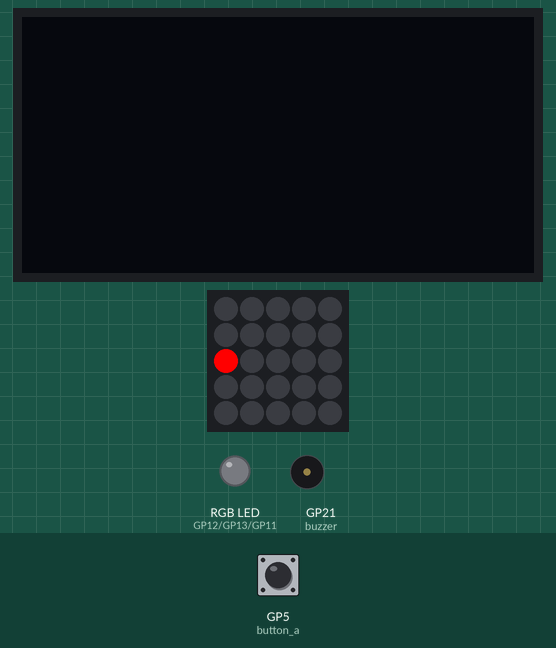
Simulated run of this program. Board: Raspberry Pi Pico running MicroPython. On the bench: 128×64 one-colour display, 5×5 RGB LED matrix, an RGB LED mixed from three pins (HIGH = lit), buzzer (waves = sounding). The test bench sets the inputs (shaded band); at power-on: GP5 (button_a) HIGH. Random numbers come from a fixed seed; the 25 LEDs are laid out as on the BitDogLab board (LED 0 bottom right, every second row reversed).

Above: at 2.1 s.
At 8.9 s:
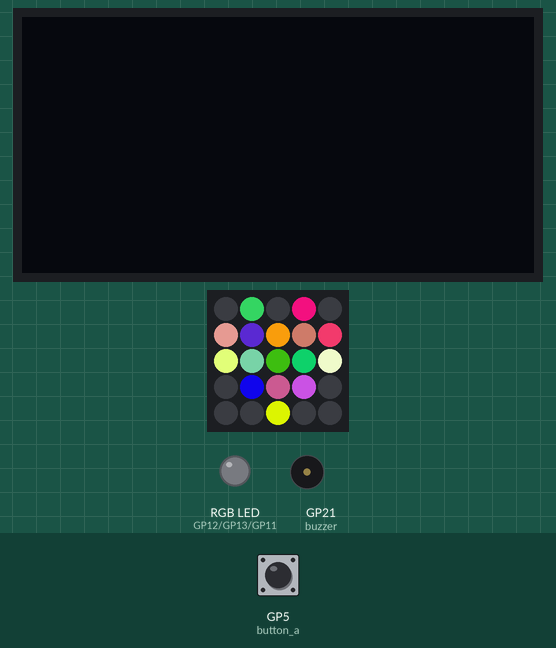
At 10.5 s:
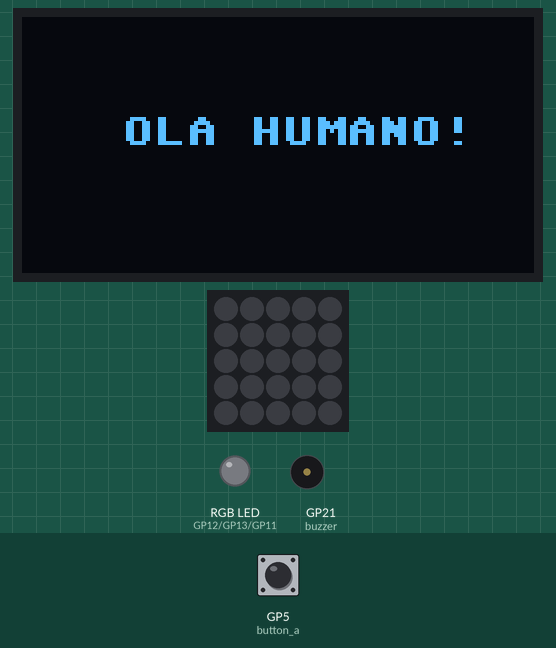
At 15.4 s:
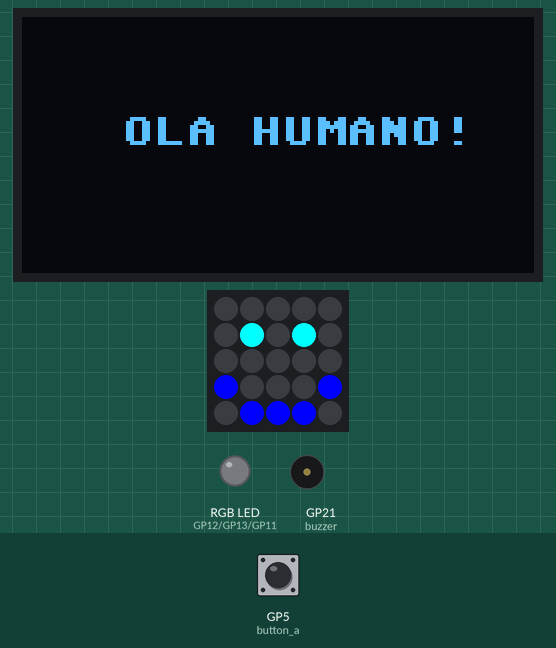
At 17.7 s:
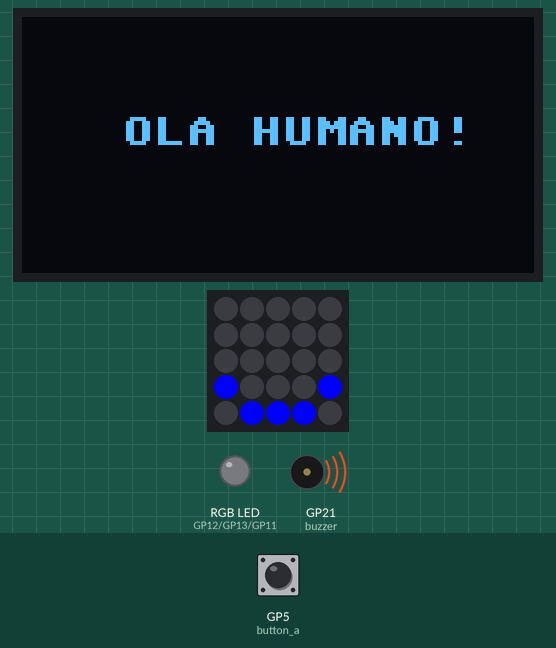
At 20.5 s:
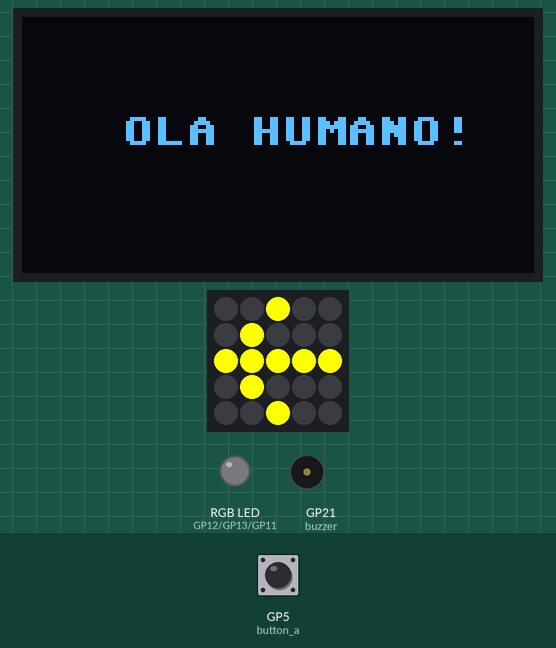
Timing chart, 0 to 22.0 s (numbered marks = the images above):
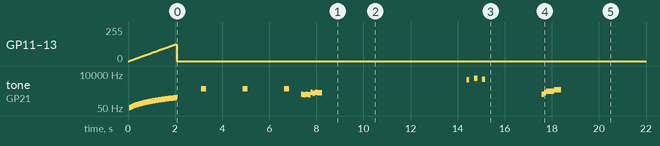

The program:

Composi__o_V_B_1.py
```python
from machine import PWM, Pin
import neopixel
import time
import random
from machine import Pin, SoftI2C, ADC
from ssd1306 import SSD1306_I2C

# Configuração do OLED
i2c = SoftI2C(scl=Pin(15), sda=Pin(14))
oled = SSD1306_I2C(128, 64, i2c)


def update_oled(message):
    oled.fill(0)
    oled.text(message, 25, 25)
    oled.show()

# Configurando o LED RGB
led_r = PWM(Pin(12))
led_g = PWM(Pin(13))
led_b = PWM(Pin(11))

led_r.freq(1000)
led_g.freq(1000)
led_b.freq(1000)

# Configuração do NeoPixel
NUM_LEDS = 25
np = neopixel.NeoPixel(Pin(7), NUM_LEDS)

# Configuração dos botões
button_a = Pin(5, Pin.IN, Pin.PULL_UP)
button_b = Pin(6, Pin.IN, Pin.PULL_UP)

# definir cores para os LEDs
RED = (255, 0, 0)
GREEN = (0, 255, 0)
BLUE = (0, 0, 255)
YELLOW = (255, 255, 0)
MAGENTA = (255, 0, 255)
CYAN = (0, 255, 255)
WHITE = (255, 255, 255)
BLACK = (0, 0, 0)

# Configuração do Buzzer
buzzer = PWM(Pin(21))
buzzer.freq(50)  # Frequência inicial grave

def gradual_light_sound(duration=2):
    step_duration = duration / 100
    for i in range(101):
        duty_cycle = (i * 65535) // 200  # Calcular o ciclo de trabalho atual

        # Ajustar o LED para a intensidade atual
        led_r.duty_u16(duty_cycle)
        led_g.duty_u16(duty_cycle)
        led_b.duty_u16(duty_cycle)

        # Ajustar a frequência do buzzer
        buzzer.freq(50 + i * 2)  # Ajustar a frequência do buzzer

        # Ajustar o volume do buzzer
        buzzer.duty_u16(duty_cycle // 4)  # Reduzir o volume para 25% do máximo

        time.sleep(step_duration)

    # Desligar o LED e o buzzer no final
    led_r.duty_u16(0)
    led_g.duty_u16(0)
    led_b.duty_u16(0)
    buzzer.duty_u16(0)

def beep(freq=1000, duration=0.2):
    ''' Toca um beep com a frequência e duração especificadas '''
    buzzer.freq(freq)
    buzzer.duty_u16(5000)  # Intensidade média
    time.sleep(duration)
    buzzer.duty_u16(0)  # Desliga o buzzer


def dim_leds(led_sequence, current_index):
    # Define o fator de diminuição de intensidade baseado no índice atual do LED
    dim_factor = 255 // (len(led_sequence) - current_index)
    for idx, led in enumerate(led_sequence):
        if idx < current_index:
            r, g, b = np[led]
            r = max(r - dim_factor, 0)
            np[led] = (r, g, b)


# apagar todos os LEDs
def clear_all():
    for i in range(len(np)):
        np[i] = BLACK
    np.write()

def heartbeat_effect(sequence):
    initial_delay = 0.3  # tempo inicial entre LEDs
    decrement = 0.05  # valor a ser decrementado a cada LED

    # Limpa todos os LEDs
    clear_all()

    for idx, led in enumerate(sequence):
        np[led] = (255, 0, 0)  # Acende o LED vermelho
        dim_leds(sequence, idx)  # Diminui o brilho dos LEDs na sequência
        np.write()
        time.sleep(initial_delay - idx * decrement)

    # Toca o beep no buzzer
    beep()

    # Aguarda um pouco e depois desliga todos os LEDs
    time.sleep(0.3)
    clear_all()

def heart():
    """Acende um coração grande na matriz de LEDs."""
    # Primeiro, desligamos todos os LEDs para garantir que começa "limpo"
    clear_all()

    # Lista dos LEDs que devem ser acesos para o coração
    heart_leds = [2, 6, 14, 15, 23, 17, 21, 19, 10, 8]

    # Acendendo os LEDs em vermelho
    for led in heart_leds:
        np[led] = (255, 0, 0)  # RED

    np.write()

# Define O CÓDIGO DE ACENDER OS LEDs DO CORAÇÃO ALEATORIAMENTE
def random_color(dim_factor=1):
    """Gera uma cor aleatória."""
    return (int(random.randint(0, 255) * dim_factor),
            int(random.randint(0, 255) * dim_factor),
            int(random.randint(0, 255) * dim_factor))

#efeito de som usada na piscadinha direita
def door_swish():
    for freq in range(1000, 2000, 50):
        buzzer.freq(freq)
        buzzer.duty_u16(40000)
        time.sleep(0.005)
    for freq in range(2000, 1000, -50):
        buzzer.freq(freq)
        buzzer.duty_u16(40000)
        time.sleep(0.005)
    buzzer.duty_u16(0)

def l3_37_sound_and_lights():
    border_heart_leds = [2, 6, 14, 15, 23, 17, 21, 19, 10, 8]
    inner_heart_leds = [7, 13, 12, 11, 16, 18]
    already_illuminated = []

    for freq in [440, 392, 440, 392]:  # Notas: A, G
        random_led = random.choice([led for led in border_heart_leds + inner_heart_leds if led not in already_illuminated])
        already_illuminated.append(random_led)
        color_intensity = 0.5 if random_led in inner_heart_leds else 1
        np[random_led] = random_color(color_intensity)
        np.write()
        buzzer.freq(freq)
        buzzer.duty_u16(5000)
        time.sleep(0.1)

    for freq in [587, 493, 587, 523]:  # Notas: D, B, D, C
        random_led = random.choice([led for led in border_heart_leds + inner_heart_leds if led not in already_illuminated])
        already_illuminated.append(random_led)
        color_intensity = 0.5 if random_led in inner_heart_leds else 1
        np[random_led] = random_color(color_intensity)
        np.write()
        buzzer.freq(freq)
        buzzer.duty_u16(5000)
        time.sleep(0.10)

    for led in [l for l in border_heart_leds + inner_heart_leds if l not in already_illuminated]:
        color_intensity = 0.5 if led in inner_heart_leds else 1
        np[led] = random_color(color_intensity)
        np.write()
        time.sleep(0.1)

        buzzer.duty_u16(0)

def smile_face():
    # Definindo a sequência de cores
    colors = [
        BLACK, BLUE, BLUE, BLUE, BLACK,
        BLUE, BLACK, BLACK, BLACK, BLUE,
        BLACK, BLACK, BLACK, BLACK, BLACK,
        BLACK, CYAN, BLACK, CYAN, BLACK,
        BLACK, BLACK, BLACK, BLACK, BLACK
    ]

    # Atribuindo as cores à matriz np
    for i, color in enumerate(colors):
        np[i] = color

    np.write()

def blink_right_eye():
    np[0] = BLACK
    np[1] = BLUE
    np[2] = BLUE
    np[3] = BLUE
    np[4] = BLACK
    np[5] = BLUE
    np[6] = BLACK
    np[7] = BLACK
    np[8] = BLACK
    np[9] = BLUE
    np[10] = BLACK
    np[11] = BLACK
    np[12] = BLACK
    np[13] = BLACK
    np[14] = BLACK
    np[15] = BLACK
    np[16] = CYAN
    np[17] = BLACK
    np[18] = BLACK
    np[19] = BLACK
    np[20] = BLACK
    np[21] = BLACK
    np[22] = BLACK
    np[23] = BLACK
    np[24] = BLACK

    np.write()
    door_swish()

    # aguardar e retorna a cor azul do olho direito
    time.sleep(.2)
    np[18] = CYAN
    np.write()

#define função de som sincronizada com o led da boca piscando
def colour_mouth():


    def r2d2_beep():
        # Primeiro bipe
        buzzer.freq(4000)
        buzzer.duty_u16(30000)
        time.sleep(0.1)
        buzzer.duty_u16(0)
        np[2] = RED
        np.write()
        time.sleep(0.2)

        # Segundo bipe
        buzzer.freq(5000)
        buzzer.duty_u16(30000)
        time.sleep(0.15)
        buzzer.duty_u16(0)
        np[2] = CYAN
        np[3] = CYAN
        np[1] = CYAN
        np.write()
        time.sleep(0.2)

        # Terceiro bipe
        buzzer.freq(4500)
        buzzer.duty_u16(30000)
        time.sleep(0.12)
        buzzer.duty_u16(0)
        np[2] = RED
        np[3] = RED
        np[1] = RED
        np.write()
        time.sleep(0.2)


    r2d2_beep()

    np[2] = BLUE
    np[3] = BLUE
    np[1] = BLUE
    np.write()

def triple_zero_sound():
    # Sequência inicial educada
    for freq in [440, 554, 660]:  # Notas: A, C#, E
        buzzer.freq(freq)
        buzzer.duty_u16(5000)
        time.sleep(0.1)

        np[16] = BLACK
        np[18] = BLACK
        np.write()

    # Transição sinistra e abrupta
    for freq in range(660, 880, 5):
        buzzer.freq(freq)
        buzzer.duty_u16(5000)
        time.sleep(0.005)

    # Parada súbita
    buzzer.freq(880)
    time.sleep(0.3)

    np[16] = CYAN
    np[18] = CYAN
    np.write()
    # Desliga o buzzer ao final
    buzzer.duty_u16(0)

def seta_Direita():
    np[0] = BLACK
    np[1] = BLACK
    np[2] = YELLOW
    np[3] = BLACK
    np[4] = BLACK
    np[5] = BLACK
    np[6] = BLACK
    np[7] = BLACK
    np[8] = YELLOW
    np[9] = BLACK
    np[10] = YELLOW
    np[11] = YELLOW
    np[12] = YELLOW
    np[13] = YELLOW
    np[14] = YELLOW
    np[15] = BLACK
    np[16] = BLACK
    np[17] = BLACK
    np[18] = YELLOW
    np[19] = BLACK
    np[20] = BLACK
    np[21] = BLACK
    np[22] = YELLOW
    np[23] = BLACK
    np[24] = BLACK
    np.write()
    # Desliga o buzzer ao final
    buzzer.duty_u16(0)

def seta_Esquerda():
    np[0] = BLACK
    np[1] = BLACK
    np[2] = YELLOW
    np[3] = BLACK
    np[4] = BLACK
    np[5] = BLACK
    np[6] = YELLOW
    np[7] = BLACK
    np[8] = BLACK
    np[9] = BLACK
    np[10] = YELLOW
    np[11] = YELLOW
    np[12] = YELLOW
    np[13] = YELLOW
    np[14] = YELLOW
    np[15] = BLACK
    np[16] = YELLOW
    np[17] = BLACK
    np[18] = BLACK
    np[19] = BLACK
    np[20] = BLACK
    np[21] = BLACK
    np[22] = YELLOW
    np[23] = BLACK
    np[24] = BLACK
    np.write()
    # Desliga o buzzer ao final
    buzzer.duty_u16(0)


def xplosion():
    # Definindo a sequência de cores
    colors = [
        BLACK, BLACK, BLACK, BLACK, BLACK,
        BLACK, BLACK, BLACK, BLACK, BLACK,
        BLACK, BLACK, RED, BLACK, BLACK,
        BLACK, BLACK, BLACK, BLACK, BLACK,
        BLACK, BLACK, BLACK, BLACK, BLACK
    ]

    # Atribuindo as cores à matriz np
    for i, color in enumerate(colors):
        np[i] = color

    np.write()

    time.sleep(.1)

    # Som forte e abrupto
    for freq in range(2000, 50, -50):
        buzzer.freq(freq)
        buzzer.duty_u16(32767)  # 50% de duty cycle
        time.sleep(0.005)


    colors = [
        BLACK, BLACK, BLACK, BLACK, BLACK,
        BLACK, BLACK, RED, BLACK, BLACK,
        BLACK, RED, BLUE, RED, BLACK,
        BLACK, BLACK, RED, BLACK, BLACK,
        BLACK, BLACK, BLACK, BLACK, BLACK
    ]

    # Atribuindo as cores à matriz np
    for i, color in enumerate(colors):
        np[i] = color

    np.write()

    time.sleep(.2)


    colors = [
        BLACK, BLACK, RED, BLACK, BLACK,
        BLACK, RED, BLUE, RED, BLACK,
        RED, BLUE, WHITE, BLUE, RED,
        BLACK, RED, BLUE, RED, BLACK,
        BLACK, BLACK, RED, BLACK, BLACK
    ]

    # Atribuindo as cores à matriz np
    for i, color in enumerate(colors):
        np[i] = color

    np.write()

    time.sleep(.2)

    colors = [
        BLACK, RED, RED, RED, BLACK,
        RED, BLUE, WHITE, BLUE, RED,
        RED, WHITE, WHITE, WHITE, RED,
        RED, BLUE, WHITE, BLUE, RED,
        BLACK, RED, RED, RED, BLACK
    ]

    # Atribuindo as cores à matriz np
    for i, color in enumerate(colors):
        np[i] = color

    np.write()

    time.sleep(.2)

    colors = [
        BLACK, WHITE, WHITE, WHITE, BLACK,
        WHITE, WHITE, WHITE, WHITE, WHITE,
        WHITE, WHITE, BLACK, WHITE, WHITE,
        WHITE, WHITE, WHITE, WHITE, WHITE,
        BLACK, WHITE, WHITE, WHITE, BLACK
    ]

    # Atribuindo as cores à matriz np
    for i, color in enumerate(colors):
        np[i] = color

    np.write()


    time.sleep(.1)

    colors = [
        BLACK, WHITE, WHITE, WHITE, BLACK,
        WHITE, BLACK, BLACK, BLACK, WHITE,
        WHITE, BLACK, BLACK, BLACK, WHITE,
        WHITE, BLACK, BLACK, BLACK, WHITE,
        BLACK, WHITE, WHITE, WHITE, BLACK
    ]

    # Atribuindo as cores à matriz np
    for i, color in enumerate(colors):
        np[i] = color

    np.write()

    time.sleep(.2)

    colors = [
        BLACK, WHITE, BLACK, WHITE, BLACK,
        WHITE, BLACK, BLACK, BLACK, WHITE,
        BLACK, BLACK, BLACK, BLACK, BLACK,
        WHITE, BLACK, BLACK, BLACK, WHITE,
        BLACK, WHITE, BLACK, WHITE, BLACK
    ]

    # Atribuindo as cores à matriz np
    for i, color in enumerate(colors):
        np[i] = color

    np.write()


    clear_all()
    time.sleep(.2)

    colors = [
        BLACK, WHITE, BLACK, WHITE, BLACK,
        WHITE, BLACK, BLACK, BLACK, WHITE,
        BLACK, BLACK, BLACK, BLACK, BLACK,
        WHITE, BLACK, BLACK, BLACK, WHITE,
        BLACK, WHITE, BLACK, WHITE, BLACK
    ]

    # Atribuindo as cores à matriz np
    for i, color in enumerate(colors):
        np[i] = color

    np.write()

    # Reverberações ou ecos mais suaves
    for _ in range(5):
        buzzer.duty_u16(16383)  # 25% de duty cycle
        time.sleep(0.1)
        buzzer.duty_u16(0)  # Desliga
        time.sleep(0.1)

    buzzer.duty_u16(0)  # Certifique-se de que o buzzer esteja desligado


#------------------------
clear_all()
# Chamar a função
gradual_light_sound()

# Sequência de LEDs para simular o pulso cardíaco
sequence = [14, 6, 12, 17, 21, 10]

# Especifica o número de repetições desejado
num_repetitions = 3
for _ in range(num_repetitions):
    heartbeat_effect(sequence)
    # Exibe o coração grande
    heart()
    time.sleep(0.2)

l3_37_sound_and_lights()
time.sleep(1.5)


update_oled("OLA HUMANO!")

# Primeiro, desligamos todos os LEDs para garantir que começa "limpo"
clear_all()
time.sleep(1.5)

smile_face()
time.sleep(1)

blink_right_eye()
time.sleep(1)

colour_mouth()
time.sleep(2.2)

triple_zero_sound()
time.sleep(2)

clear_all()


while True:
    seta_Esquerda()
    time.sleep(.5)
    clear_all()
    time.sleep(.2)
    seta_Esquerda()
    time.sleep(.3)
    clear_all()
    time.sleep(.3)
    seta_Esquerda()
    # Aguarde até o Botão A ser pressionado
    while button_a.value():
        time.sleep(0.1)  # Adicione um delay para debounce

    clear_all()
    xplosion()

    seta_Direita()
    # Aguarde até o Botão B ser pressionado
    while button_b.value():
        time.sleep(0.1)  # Adicione um delay para debounce

    clear_all()
    xplosion()
```

Measured:
- what the display in image 1 shows lasts 1.6 s, from 8.9 s to 10.5 s
- what the display in image 2 shows lasts 1.5 s, from 10.5 s to 12.0 s
- what the display in image 3 shows lasts 2.3 s, from 15.4 s to 17.7 s
- what the display in image 4 shows lasts 0.7 s, from 17.7 s to 18.4 s
